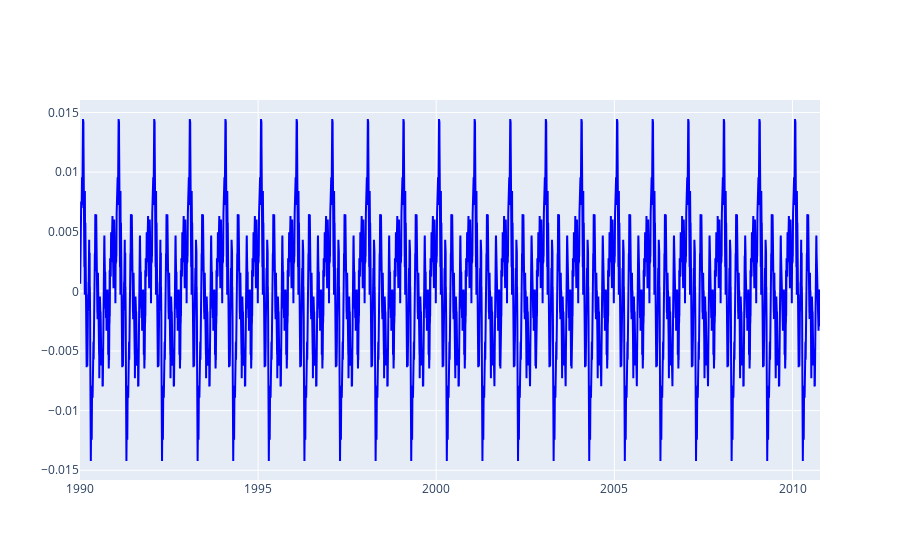

The notebook cell this image was saved under:
### Code cell
result = seasonal_decompose(data['Ex_rate'], model='additive', period=365)  
trace_seasonal = go.Scatter(x=data['date'], y=result.seasonal, mode='lines', name='Seasonal Component', line=dict(color='blue'))
fig = go.Figure(data=[trace_seasonal])
fig.show()

### Figure 1 — Plotly figure (JSON) as saved in the notebook; plotly's stock layout.template omitted (floating-point values rounded to 4 significant figures; data arrays with more than 128 entries replaced by an {"elided": "..."} marker saying what was removed)
{"data": [{"line": {"color": "blue"}, "mode": "lines", "name": "Seasonal Component", "type": "scatter", "x": {"elided": "7588 str values"}, "y": {"elided": "7588 float values"}}], "layout": {}}
